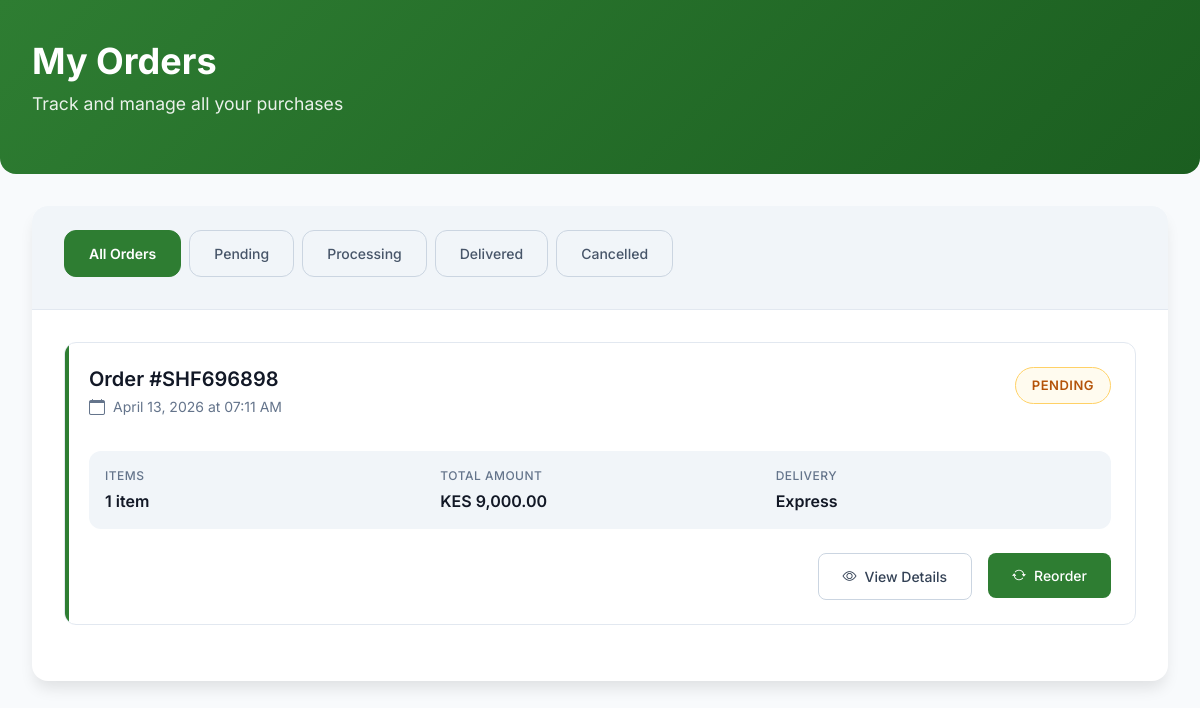
Page /orders (signed in) on the earlier database version.
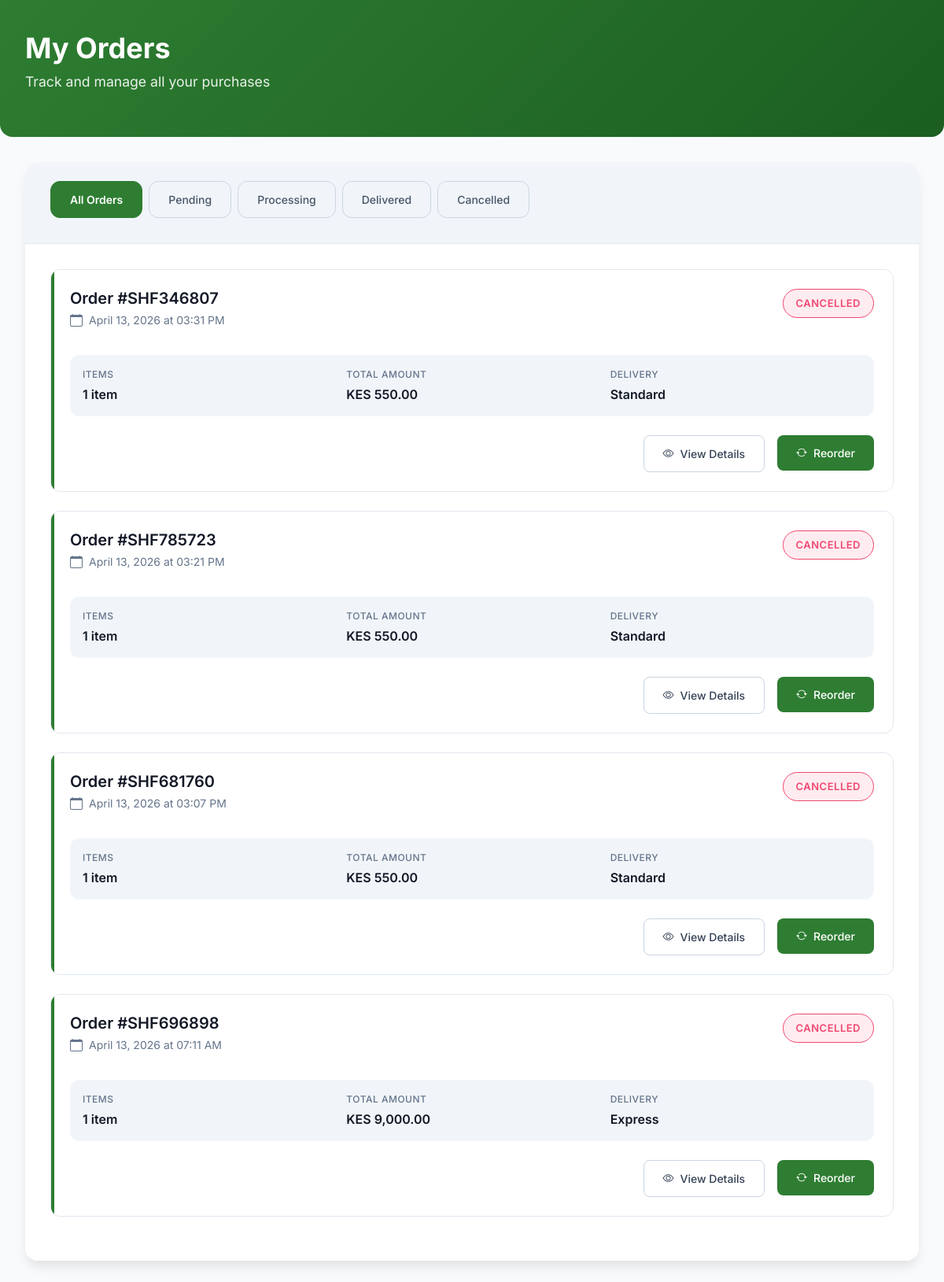
Same page on the later database version.
### models.py (models this page shows, shortened)
class Order(db.Model):
    __tablename__ = 'order'
    id = db.Column(db.Integer, primary_key=True)
    order_number = db.Column(db.String(50), unique=True, nullable=False, index=True)  # Added index
    user_id = db.Column(db.Integer, db.ForeignKey('user.id'), nullable=False, index=True)  # Added index
    total_amount = db.Column(db.Numeric(10, 2), nullable=False)
    status = db.Column(db.String(50), default='pending', index=True)  # Added index
    shipping_address = db.Column(db.Text, nullable=False)
    delivery_option = db.Column(db.String(50), default='standard')
    payment_method = db.Column(db.String(50), default='mpesa')
    payment_status = db.Column(db.String(50), default='pending', index=True)  # Added index
    notes = db.Column(db.Text)
    created_at = db.Column(db.DateTime, default=datetime.utcnow, index=True)  # Added index
    updated_at = db.Column(db.DateTime, default=datetime.utcnow, onupdate=datetime.utcnow)
    items = db.relationship('OrderItem', backref='order', lazy='dynamic', cascade='all, delete-orphan')
    __table_args__ = (
        db.Index('idx_order_user_status', 'user_id', 'status'),
        db.Index('idx_order_created_status', 'created_at', 'status'),
    )

### app.py (the view)
    @app.route("/orders")
    @login_required
    def orders():
        from models import Order
        page = request.args.get('page', 1, type=int)
        paginated_orders = Order.query.filter_by(user_id=current_user.id)\
            .order_by(Order.created_at.desc())\
            .paginate(page=page, per_page=app.config["ORDERS_PER_PAGE"], error_out=False)
        return render_template("user/orders.html",
                             orders=paginated_orders.items,
                             pagination=paginated_orders)

### templates/user/orders.html (shortened to what this page needs)
<!DOCTYPE html>
<html lang="en">
<head>
    <link href="https://cdn.jsdelivr.net/npm/bootstrap@5.3.0-alpha1/dist/css/bootstrap.min.css" rel="stylesheet">
    <link href="https://cdn.jsdelivr.net/npm/bootstrap-icons@1.8.1/font/bootstrap-icons.css" rel="stylesheet">
</head>
<body>
    <header class="page-header">
        <div class="header-content">
            <h1>My Orders</h1>
            <p>Track and manage all your purchases</p>
        </div>
    </header>
    <main class="container">
        {% if orders %}
        <div class="orders-container">
            <div class="orders-tabs">
                <nav class="tabs-nav">
                    <button class="tab-btn active" onclick="filterOrders('all')">All Orders</button>
                    <button class="tab-btn" onclick="filterOrders('pending')">Pending</button>
                    <button class="tab-btn" onclick="filterOrders('processing')">Processing</button>
                    <button class="tab-btn" onclick="filterOrders('delivered')">Delivered</button>
                    <button class="tab-btn" onclick="filterOrders('cancelled')">Cancelled</button>
                </nav>
            </div>
            <div class="orders-list">
                {% for order in orders %}
                <div class="order-card" data-status="{{ order.status }}">
                    <div class="order-header">
                        <div class="order-info">
                            <h3>Order #{{ order.order_number }}</h3>
                            <p class="order-date">
                                <i class="bi bi-calendar"></i>
                                {{ order.created_at.strftime('%B %d, %Y at %I:%M %p') }}
                            </p>
                        </div>
                        <div class="order-status status-{{ order.status }}">
                            {{ order.status|title }}
                        </div>
                    </div>
                    <div class="order-details">
                        <div class="detail-item">
                            <span class="detail-label">Items</span>
                            <span class="detail-value">{{ order.items|list|length }} item{% if order.items|list|length != 1 %}s{% endif %}</span>
                        </div>
                        <div class="detail-item">
                            <span class="detail-label">Total Amount</span>
                            <span class="detail-value">{{ order.total_amount|currency }}</span>
                        </div>
                        <div class="detail-item">
                            <span class="detail-label">Delivery</span>
                            <span class="detail-value">{{ order.delivery_option|title if order.delivery_option else 'Standard' }}</span>
                        </div>
                    </div>
                    <div class="order-actions">
                        <a href="{{ url_for('order_detail', order_id=order.id) }}" class="btn-view">
                            <i class="bi bi-eye"></i> View Details
                        </a>
                        <form method="POST" action="{{ url_for('reorder', order_id=order.id) }}" class="reorder-form">
                            <button type="submit" class="btn-reorder">
                                <i class="bi bi-arrow-repeat"></i> Reorder
                            </button>
                        </form>
                    </div>
                </div>
                {% endfor %}
            </div>
        </div>
        {% endif %}
    </main>
</body>
</html>

Differences in the rows shown:
added Order: order_number "SHF346807", created_at "April 13, 2026 at 03:31 PM", status "CANCELLED", items|list "1", total_amount "KES 550.00", delivery_option "Standard"
added Order: order_number "SHF785723", created_at "April 13, 2026 at 03:21 PM", status "CANCELLED", items|list "1", total_amount "KES 550.00", delivery_option "Standard"
added Order: order_number "SHF681760", created_at "April 13, 2026 at 03:07 PM", status "CANCELLED", items|list "1", total_amount "KES 550.00", delivery_option "Standard"
changed Order "SHF696898": status "PENDING" → "CANCELLED"
